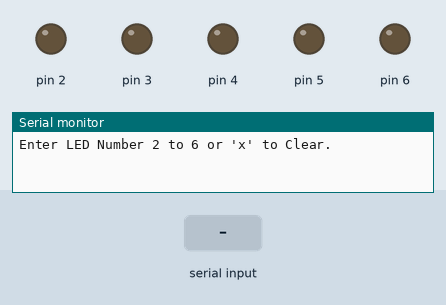
Simulated run of this sketch. Board: Arduino Uno, built with avr-gcc and run on an emulated ATmega328P. On the bench: output pins drawn as LEDs (lit = HIGH), the last lines printed to the serial monitor. Inputs (shaded band) come from the test bench.

Above: at 1.2 s.
1.3 s: "1" received over Serial
At 2.2 s:
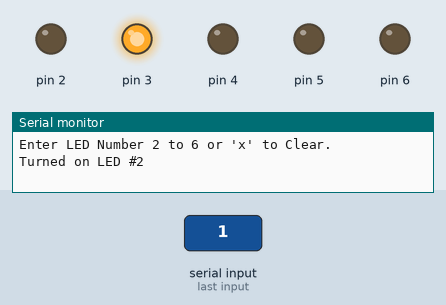
4.3 s: "0" received over Serial
At 4.7 s:
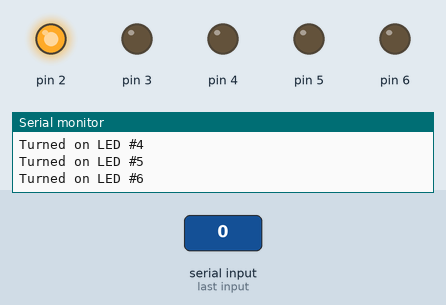
7.3 s: "2" received over Serial
At 8.7 s:
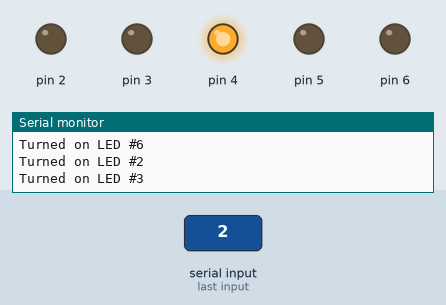
Timing chart, 0 to 11.3 s (numbered marks = the images above; inputs shaded):
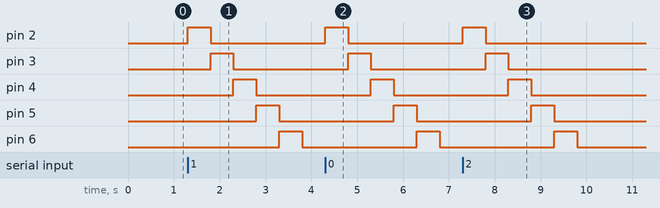

The sketch:

20190401_4.ino
```cpp
#define DELAY_TIME 500

void setup() {
  pinMode(2, OUTPUT);
  pinMode(3, OUTPUT);
  pinMode(4, OUTPUT);
  pinMode(5, OUTPUT);
  pinMode(6, OUTPUT);

  Serial.begin(9600);

  Serial.println("Enter LED Number 2 to 6 or 'x' to Clear.");
}

void loop() {

  if(Serial.available()){
    char ch = Serial.read();
    if(ch = '2'){
      digitalWrite(2,HIGH);
      delay(DELAY_TIME);
      digitalWrite(2,LOW);

      Serial.print("Turned on LED #");
      Serial.println(ch);
    }

    if(ch = '3'){
      digitalWrite(3,HIGH);
      delay(DELAY_TIME);
      digitalWrite(3,LOW);

      Serial.print("Turned on LED #");
      Serial.println(ch);
    }

    if(ch = '4'){
      digitalWrite(4,HIGH);
      delay(DELAY_TIME);
      digitalWrite(4,LOW);

      Serial.print("Turned on LED #");
      Serial.println(ch);
    }

    if(ch = '5'){
      digitalWrite(5,HIGH);
      delay(DELAY_TIME);
      digitalWrite(5,LOW);

      Serial.print("Turned on LED #");
      Serial.println(ch);
    }

    if(ch = '6'){
      digitalWrite(6,HIGH);
      delay(DELAY_TIME);
      digitalWrite(6,LOW);

      Serial.print("Turned on LED #");
      Serial.println(ch);
    }
  }

}
```

Measured:
- after the input at 1.3 s, pin 2: LOW → HIGH at once, → LOW 0.50 s later; pin 3: LOW → HIGH after 0.50 s, → LOW 0.50 s later; pin 4: LOW → HIGH after 1.0 s, → LOW 0.50 s later; pin 5: LOW → HIGH after 1.5 s, → LOW 0.50 s later; pin 6: LOW → HIGH after 2.0 s, → LOW 0.50 s later
- after the input at 4.3 s, pin 2: LOW → HIGH at once, → LOW 0.50 s later; pin 3: LOW → HIGH after 0.50 s, → LOW 0.50 s later; pin 4: LOW → HIGH after 1.0 s, → LOW 0.50 s later; pin 5: LOW → HIGH after 1.5 s, → LOW 0.50 s later; pin 6: LOW → HIGH after 2.0 s, → LOW 0.50 s later
- after the input at 7.3 s, pin 2: LOW → HIGH at once, → LOW 0.50 s later; pin 3: LOW → HIGH after 0.50 s, → LOW 0.50 s later; pin 4: LOW → HIGH after 1.0 s, → LOW 0.50 s later; pin 5: LOW → HIGH after 1.5 s, → LOW 0.50 s later; pin 6: LOW → HIGH after 2.0 s, → LOW 0.50 s later
